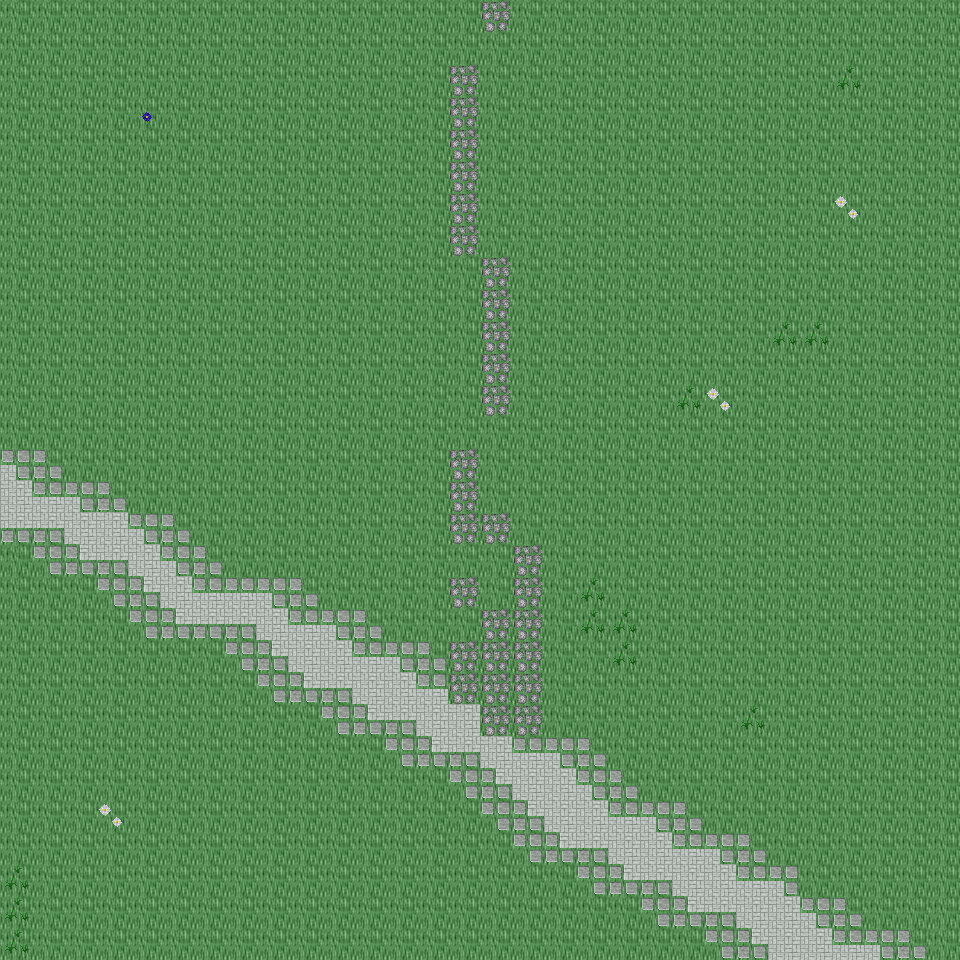

Below is a game level as drawn by its tile map, then a one-line description and the .tmx that defines it (tile-layer data replaced by summaries):
An orthogonal 30x30 tile map with 32x32 px tiles, 6 tile layers (Ground, Object, Object2, Above, ...), 24 tilesets and 4 objects (4x mapExit).

<map version="1.0" orientation="orthogonal" renderorder="right-down" width="30" height="30" tilewidth="32" tileheight="32" nextobjectid="5">
  <tileset firstgid="1" name="tileset_ground_ground" tilewidth="32" tileheight="32" tilecount="33" columns="3">
    <image source="../drawable/tileset_ground_ground.png" width="96" height="352" />
  </tileset>
  <tileset firstgid="34" name="tileset_ground_ridge_earth_dark" tilewidth="32" tileheight="32" tilecount="96" columns="12">
    <image source="../drawable/tileset_ground_ridge_earth_dark.png" width="384" height="256" />
  </tileset>
  <tileset firstgid="130" name="tileset_plant_grasses" tilewidth="32" tileheight="32" tilecount="6" columns="3">
    <image source="../drawable/tileset_plant_grasses.png" width="96" height="64" />
  </tileset>
  <tileset firstgid="136" name="tileset_ground_grass_edges" tilewidth="32" tileheight="32" tilecount="36" columns="12">
    <image source="../drawable/tileset_ground_grass_edges.png" width="384" height="96" />
  </tileset>
  <tileset firstgid="172" name="tileset_ground_rock_pebbles" tilewidth="32" tileheight="32" tilecount="3" columns="1">
    <image source="../drawable/tileset_ground_rock_pebbles.png" width="32" height="96" />
  </tileset>
  <tileset firstgid="175" name="tileset_plant_flower_daisy_blue" tilewidth="32" tileheight="32" tilecount="8" columns="2">
    <image source="../drawable/tileset_plant_flower_daisy_blue.png" width="64" height="128" />
  </tileset>
  <tileset firstgid="183" name="tileset_plant_flower_daisy_white" tilewidth="32" tileheight="32" tilecount="8" columns="2">
    <image source="../drawable/tileset_plant_flower_daisy_white.png" width="64" height="128" />
  </tileset>
  <tileset firstgid="191" name="tileset_ground_cobbled_paving" tilewidth="32" tileheight="32" tilecount="1" columns="1">
    <image source="../drawable/tileset_ground_cobbled_paving.png" width="32" height="32" />
  </tileset>
  <tileset firstgid="192" name="tileset_item_pot_dark_barrel" tilewidth="32" tileheight="32" tilecount="2" columns="1">
    <image source="../drawable/tileset_item_pot_dark_barrel.png" width="32" height="64" />
  </tileset>
  <tileset firstgid="194" name="tileset_item_statue_green_stone" tilewidth="32" tileheight="32" tilecount="12" columns="4">
    <image source="../drawable/tileset_item_statue_green_stone.png" width="128" height="96" />
  </tileset>
  <tileset firstgid="206" name="tileset_logic_creature_orc" tilewidth="32" tileheight="32" tilecount="6" columns="6">
    <image source="../drawable/tileset_logic_creature_orc.png" width="192" height="32" />
  </tileset>
  <tileset firstgid="212" name="tileset_logic_creature_gnome" tilewidth="32" tileheight="32" tilecount="6" columns="6">
    <image source="../drawable/tileset_logic_creature_gnome.png" width="192" height="32" />
  </tileset>
  <tileset firstgid="218" name="tileset_logic_creature_animal" tilewidth="32" tileheight="32" tilecount="32" columns="8">
    <image source="../drawable/tileset_logic_creature_animal.png" width="256" height="128" />
  </tileset>
  <tileset firstgid="250" name="tileset_logic_item_sign" tilewidth="32" tileheight="32" tilecount="1" columns="1">
    <image source="../drawable/tileset_logic_item_sign.png" width="32" height="32" />
  </tileset>
  <tileset firstgid="251" name="tileset_logic_collision" tilewidth="32" tileheight="32" tilecount="1" columns="1">
    <image source="../drawable/tileset_logic_collision.png" width="32" height="32" />
  </tileset>
  <tileset firstgid="252" name="tileset_logic_portal" tilewidth="32" tileheight="32" tilecount="24" columns="8">
    <image source="../drawable/tileset_logic_portal.png" width="256" height="96" />
  </tileset>
  <tileset firstgid="276" name="tileset_ground_pothole" tilewidth="32" tileheight="32" tilecount="4" columns="4">
    <image source="../drawable/tileset_ground_pothole.png" width="128" height="32" />
  </tileset>
  <tileset firstgid="280" name="tileset_object_suspension_bridge" tilewidth="32" tileheight="32" tilecount="24" columns="3">
    <image source="../drawable/tileset_object_suspension_bridge.png" width="96" height="256" />
  </tileset>
  <tileset firstgid="304" name="tileset_item_corpse_huge_animal" tilewidth="32" tileheight="32" tilecount="16" columns="2">
    <image source="../drawable/tileset_item_corpse_huge_animal.png" width="64" height="256" />
  </tileset>
  <tileset firstgid="320" name="tileset_ground_green_paving" tilewidth="32" tileheight="32" tilecount="18" columns="3">
    <image source="../drawable/tileset_ground_green_paving.png" width="96" height="192" />
  </tileset>
  <tileset firstgid="338" name="tileset_logic_protection" tilewidth="32" tileheight="32" tilecount="2" columns="2">
    <image source="../drawable/tileset_logic_protection.png" width="64" height="32" />
  </tileset>
  <tileset firstgid="340" name="tileset_building_chimney_smoke" tilewidth="32" tileheight="32" tilecount="40" columns="4">
    <image source="../drawable/tileset_building_chimney_smoke.png" width="128" height="320" />
  </tileset>
  <tileset firstgid="380" name="tileset_building_huts" tilewidth="32" tileheight="32" tilecount="338" columns="26">
    <image source="../drawable/tileset_building_huts.png" width="832" height="416" />
  </tileset>
  <tileset firstgid="718" name="tileset_light_door_light" tilewidth="32" tileheight="32" tilecount="12" columns="3">
    <image source="../drawable/tileset_light_door_light.png" width="96" height="128" />
  </tileset>
  <layer name="Ground" width="30" height="30">
    <data>[900 cells, 900 non-empty, 2 distinct tile ids]</data>
  </layer>
  <layer name="Object" width="30" height="30">
    <data>[900 cells, 120 non-empty, 10 distinct tile ids]</data>
  </layer>
  <layer name="Object2" width="30" height="30">
    <data>[900 cells, 0 non-empty, 0 distinct tile ids]</data>
  </layer>
  <layer name="Above" width="30" height="30">
    <data>[900 cells, 0 non-empty, 0 distinct tile ids]</data>
  </layer>
  <layer name="Above2" width="30" height="30">
    <data>[900 cells, 0 non-empty, 0 distinct tile ids]</data>
  </layer>
  <layer name="Walkable" width="30" height="30">
    <data>[900 cells, 0 non-empty, 0 distinct tile ids]</data>
  </layer>
  <objectgroup name="MapEvents">
    <object id="1" name="north" type="mapExit" x="0" y="0" width="960" height="32">
      <properties>
        <property name="map" value="level_0_x189_y26" />
        <property name="x" value="0" />
        <property name="y" value="28" />
      </properties>
    </object>
    <object id="2" name="south" type="mapExit" x="0" y="928" width="960" height="32">
      <properties>
        <property name="map" value="level_0_x189_y28" />
        <property name="x" value="0" />
        <property name="y" value="1" />
      </properties>
    </object>
    <object id="3" name="west" type="mapExit" x="0" y="0" width="32" height="960">
      <properties>
        <property name="map" value="level_0_x188_y27" />
        <property name="x" value="28" />
        <property name="y" value="0" />
      </properties>
    </object>
    <object id="4" name="east" type="mapExit" x="928" y="0" width="32" height="960">
      <properties>
        <property name="map" value="level_0_x190_y27" />
        <property name="x" value="1" />
        <property name="y" value="0" />
      </properties>
    </object>
  </objectgroup>
</map>
